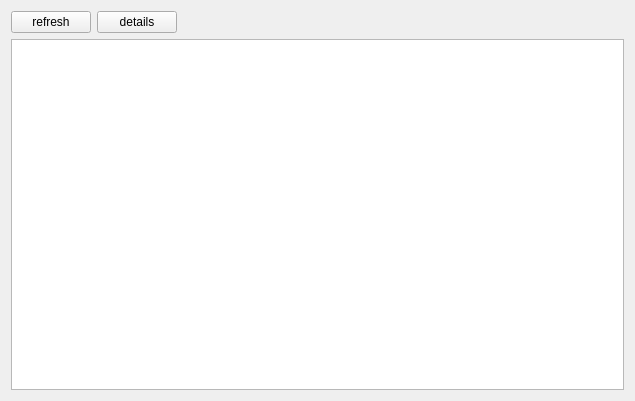
<?xml version="1.0" encoding="UTF-8"?>
<ui version="4.0">
 <class>TickForm</class>
 <widget class="QWidget" name="TickForm">
  <property name="geometry">
   <rect>
    <x>0</x>
    <y>0</y>
    <width>635</width>
    <height>401</height>
   </rect>
  </property>
  <property name="windowTitle">
   <string>Form</string>
  </property>
  <layout class="QVBoxLayout" name="verticalLayout">
   <item>
    <layout class="QHBoxLayout" name="horizontalLayout">
     <item>
      <widget class="QPushButton" name="pushButton">
       <property name="text">
        <string>refresh</string>
       </property>
      </widget>
     </item>
     <item>
      <widget class="QPushButton" name="details">
       <property name="text">
        <string>details</string>
       </property>
      </widget>
     </item>
     <item>
      <spacer name="horizontalSpacer">
       <property name="orientation">
        <enum>Qt::Horizontal</enum>
       </property>
       <property name="sizeHint" stdset="0">
        <size>
         <width>40</width>
         <height>20</height>
        </size>
       </property>
      </spacer>
     </item>
    </layout>
   </item>
   <item>
    <widget class="QTableWidget" name="tableWidget"/>
   </item>
  </layout>
 </widget>
 <resources/>
 <connections/>
</ui>
